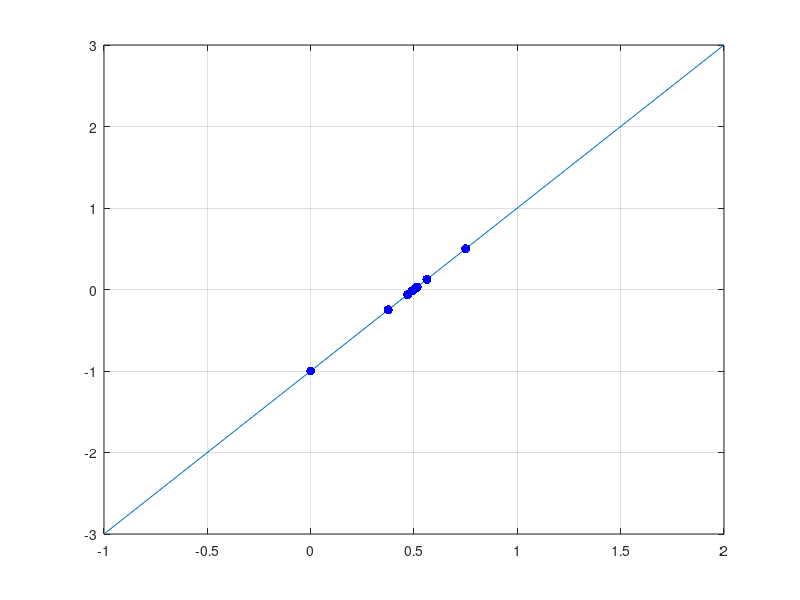

Reproduce this figure in MATLAB.
% Root finding by bi-section
f=inline(' a*x -1','x','a');

a=2
figure(1)
clf
hold on
x1=0;
x2=1.5;
x=[x1 x2];
eps=1e-3;
err=max(abs(x(1)-x(2)),abs(f(x(1),a)-f(x(2),a)));
hold off
plot(-1:2, f(-1:2,a))
hold on
while (err>eps & f(x(1),a)*f(x(2),a) <= 0)
    xo=x;
    x=[xo(1) 0.5*(xo(1)+xo(2))];
    if ( f(x(1),a)*f(x(2),a) > 0 )
        x=[0.5*(xo(1)+xo(2)) xo(2)]
    end
    x
    err=max(abs(x(1)-x(2)),abs(f(x(1),a)-f(x(2),a)));
    b=plot(x,f(x,a),'.b');
    set(b,'MarkerSize',20);
    grid on;
end
